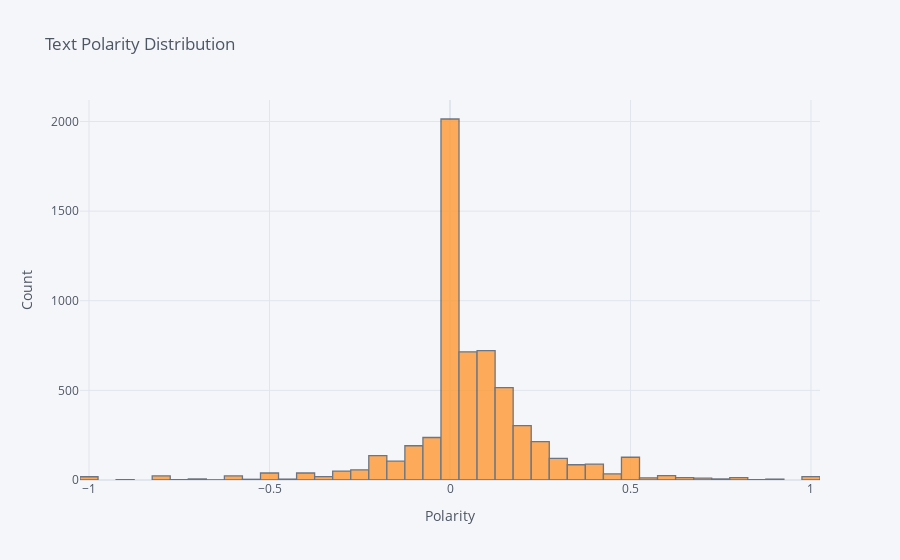

The code cell stored with this chart in its notebook:
### Code cell
# plotting the polarity for all the samples
data_final['polarity'].iplot(kind='hist',colors='orange',bins=50,xTitle='Polarity',yTitle='Count',
                            title='Text Polarity Distribution')

### Figure 1 — Plotly figure (JSON) as saved in the notebook; plotly's stock layout.template omitted (floating-point values rounded to 4 significant figures; data arrays with more than 128 entries replaced by an {"elided": "..."} marker saying what was removed)
{"data": [{"histfunc": "count", "histnorm": "", "marker": {"color": "rgba(255, 153, 51, 1.0)", "line": {"color": "#4D5663", "width": 1.3}}, "name": "polarity", "nbinsx": 50, "opacity": 0.8, "orientation": "v", "type": "histogram", "x": {"elided": "6000 float values"}}], "layout": {"barmode": "overlay", "legend": {"bgcolor": "#F5F6F9", "font": {"color": "#4D5663"}}, "paper_bgcolor": "#F5F6F9", "plot_bgcolor": "#F5F6F9", "title": {"font": {"color": "#4D5663"}, "text": "Text Polarity Distribution"}, "xaxis": {"gridcolor": "#E1E5ED", "showgrid": true, "tickfont": {"color": "#4D5663"}, "title": {"font": {"color": "#4D5663"}, "text": "Polarity"}, "zerolinecolor": "#E1E5ED"}, "yaxis": {"gridcolor": "#E1E5ED", "showgrid": true, "tickfont": {"color": "#4D5663"}, "title": {"font": {"color": "#4D5663"}, "text": "Count"}, "zerolinecolor": "#E1E5ED"}}}
